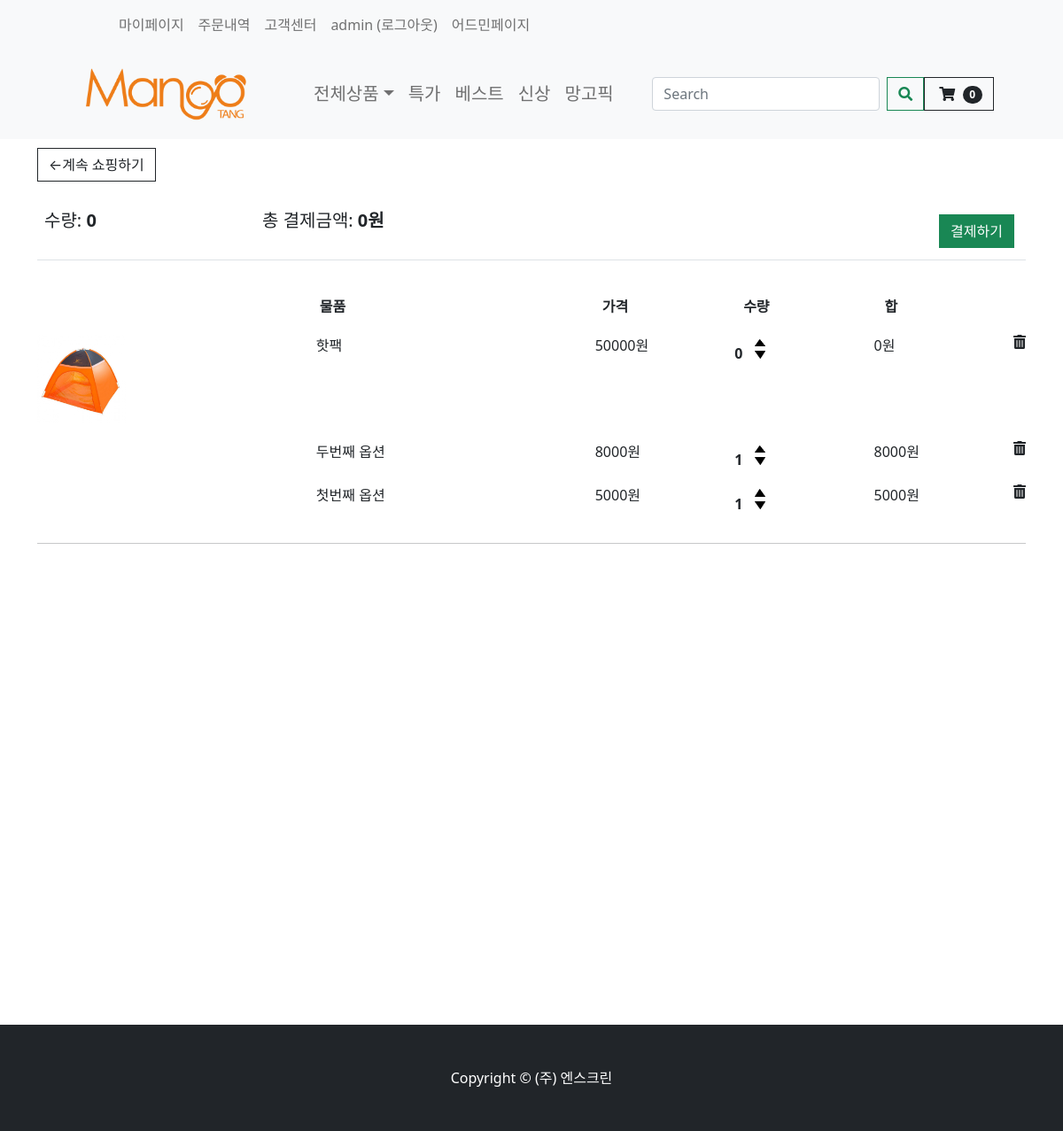
The app's page /cart/ (signed in) with its own data.
### store/models.py (models this page shows, shortened)
class Order(models.Model):
    customer = models.ForeignKey(Customer, on_delete=models.SET_NULL, null=True, blank=True)
    date_ordered = models.DateTimeField(auto_now_add=True)
    order_status = models.BooleanField(default=False)
    transaction_id = models.CharField(max_length=100, null=True)
    payment_state = models.BooleanField(default=False)
    shipping_fee = models.IntegerField(null=True, blank=True)
    track_number = models.IntegerField(null=True, blank=True)
    order_number = models.IntegerField(null=True, blank=True)
    total_fee = models.IntegerField(null=True, blank=True)
    recipent_address1 = models.CharField(max_length=200, null=False)
    recipent_address2 = models.CharField(max_length=200, null=False)
    recipent_number = models.CharField(max_length=50, null=False)
    recipent_name = models.CharField(max_length=50, null=False)
    order_request = models.CharField(max_length=100, null=False)
    orderer_number = models.CharField(max_length=100, null=False)
    orderer_name = models.CharField(max_length=100, null=False)
    @property
    def get_cart_total(self):
        orderitems = self.orderitem_set.all()  # 해당 order의 자식 가져와서
        total = sum([item.get_total for item in orderitems])  # 다더함함
        return total
    @property
    def get_cart_items(self):
        orderitems = self.orderitem_set.all()
        total = sum([item.quantity for item in orderitems])
        return total

class OrderItem(models.Model):
    product = models.ForeignKey(Product, on_delete=models.SET_NULL, null=True)
    order = models.ForeignKey(Order, on_delete=models.SET_NULL, null=True)
    quantity = models.IntegerField(default=0, null=True, blank=True)
    date_added = models.DateTimeField(auto_now_add=True)
    item_option_bool = models.BooleanField(default=False, blank=False, null=True)
    @property
    def get_total(self):
        total = self.product.price_discount * self.quantity
        return total

class Product(models.Model):
    product_name = models.CharField(max_length=200)
    price = models.FloatField(null=False, blank=False)
    image_detail = models.ImageField(null=True, blank=True)
    image_title = models.ImageField(null=True, blank=True)
    image_introduce = models.ImageField(null=True, blank=True)
    seller_code = models.CharField(max_length=50, null=False, blank=False)
    price_discount = models.FloatField(null=True)
    discount = models.IntegerField(null=True)
    stock = models.IntegerField()
    first_title = models.CharField(max_length=200)
    second_title = models.CharField(max_length=200)
    shipment_price = models.IntegerField(blank=True)
    hash_tag = models.CharField(max_length=200)
    option_bool = models.BooleanField(default=False, blank=False, null=True)
    collection_tag = models.CharField(max_length=200, null=True)
    item_company = models.CharField(null=False, max_length=200)
    product_status = models.BooleanField(default=False, blank=False, null=True)

class OrderItemOption(models.Model):
    order_item_option = models.ForeignKey(OrderItem, on_delete=models.CASCADE, null=True)
    product_option = models.ForeignKey(ProductOption, on_delete=models.CASCADE, null=True)
    quantity = models.IntegerField(default=0, null=True, blank=True)
    @property
    def get_total(self):
        total = self.product_option.option_price * self.quantity
        return total

class ProductOption(models.Model):
    product = models.ForeignKey(Product, on_delete=models.CASCADE, null=True)
    option_name = models.CharField(max_length=200)
    option_seller_code = models.CharField(max_length=50, null=False, blank=False)
    option_price = models.FloatField(null=False, blank=False)
    option_stock = models.IntegerField()
    option_status = models.BooleanField(default=False, blank=False, null=True)

### store/views.py (the view)
# urls.py: path('cart/', views.cart, name="cart"),
def cart(request):
    if request.user.is_authenticated:  # 로그인 유저일시
        customer = request.user.customer
        order, created = Order.objects.get_or_create(customer=customer, order_status=False)
        items = order.orderitem_set.all()  # orderitem은 Order의 자식 그래서 쿼리 가능
        cartItems = order.get_cart_items
        if(bool(items)==True):
            for item in items:
                itemOption = OrderItemOption.objects.filter(order_item_option=item)
        else:
            itemOption = []
    else:
        print("익명")
        items = []
        order = {'get_cart_total': 0, 'get_cart_items': 0}
        cartItems = order['get_cart_items']
    context = {'items': items, 'order': order, 'cartItems': cartItems, 'itemOption':itemOption}
    return render(request, 'store/cart.html', context)

### store/templates/store/cart.html (shortened to what this page needs)
{% extends 'store/main.html' %}
{% load static %}
{% block content %}
    <div class="container" style="height: 1000px">
        <div class="row">
            <div class="col-lg-12">
                <div class="box-element">
                    <a class="btn btn-outline-dark" href="{% url 'store' %}">&#x2190;계속 쇼핑하기</a>
                    <br>
                    <br>
                    <table class="table">
                        <tr>
                            <th><h5>수량: <strong class="cart-quantity-total">{{ order.get_cart_items }}</strong></h5>
                            </th>
                            <th><h5>총 결제금액: <strong
                                    class="cart-price-total">{{ order.get_cart_total|floatformat:0 }}원</strong></h5>
                            </th>
                            <th>
                                <a style="float:right; margin:5px;" class="btn btn-success" href="{% url 'checkout' %}">결제하기</a>
                            </th>
                        </tr>
                    </table>
                </div>
                <br>
                <div class="box-element">
                    <div class="cart-row">
                        <div style="flex:2"></div>
                        <div style="flex:2"><strong>물품</strong></div>
                        <div style="flex:1"><strong>가격</strong></div>
                        <div style="flex:1"><strong>수량</strong></div>
                        <div style="flex:1"><strong>합</strong></div>
                    </div>
                    {% for item in items %}
                        {% if item.item_option_bool == False %}
                            <div class="cart-row cart-row{{ forloop.counter0 }}">
                                <div style="flex:2"><img class="row-image" src="{{ item.product.image_title.url }}">
                                </div>
                                <div style="flex:2"><p>{{ item.product.product_name }}</p></div>
                                <div style="flex:1"><p>{{ item.product.price_discount | floatformat:0 }}원</p></div>
                                <div style="flex:1">
                                    <p class="quantity quantity-total{{ forloop.counter0 }}">{{ item.quantity }}</p>
                                    <div class="quantity">
                                        <img class="chg-quantity update-cart-item"
                                             data-quantity="{{ forloop.counter0 }}"
                                             data-product="{{ item.product.seller_code }}"
                                             src="{% static  'images/arrow-up.png' %}" data-action="add">
                                        <img class="chg-quantity update-cart-item"
                                             data-quantity="{{ forloop.counter0 }}"
                                             data-product="{{ item.product.seller_code }}"
                                             src="{% static  'images/arrow-down.png' %}" data-action="remove">
                                    </div>
                                </div>
                                <div style="flex:1"><p
                                        class="item-cost-total{{ forloop.counter0 }}">{{ item.get_total|floatformat:0 }}원</p>
                                </div>
                                <i type="button" data-code="{{ item.product.seller_code }}"
                                   data-loop="{{ forloop.counter0 }}"
                                   class="fas fa-trash-alt delete-item"></i>
                            </div>
                        {% else %}
                            <div class=" cart-row{{ forloop.counter0 }}"">
                                <div class="cart-row">
                                    <div style="flex:2"><img class="row-image"
                                                             src="{{ item.product.image_title.url }}">
                                    </div>
                                    <div style="flex:2"><p>{{ item.product.product_name }}</p></div>
                                    <div style="flex:1"><p>{{ item.product.price_discount | floatformat:0 }}원</p></div>
                                    <div style="flex:1">
                                        <p class="quantity quantity-total{{ forloop.counter0 }}">{{ item.quantity }}</p>
                                        <div class="quantity">
                                            <img class="chg-quantity update-cart-item"
                                                 data-quantity="{{ forloop.counter0 }}"
                                                 data-product="{{ item.product.seller_code }}"
                                                 src="{% static  'images/arrow-up.png' %}" data-action="add">
                                            <img class="chg-quantity update-cart-item"
                                                 data-quantity="{{ forloop.counter0 }}"
                                                 data-product="{{ item.product.seller_code }}"
                                                 src="{% static  'images/arrow-down.png' %}" data-action="remove">
                                        </div>
                                    </div>
                                    <div style="flex:1"><p
                                            class="item-cost-total{{ forloop.counter0 }}">{{ item.get_total|floatformat:0 }}원</p>
                                    </div>
                                    <i type="button" data-code="{{ item.product.seller_code }}"
                                       data-loop="{{ forloop.counter0 }}"
                                       class="fas fa-trash-alt delete-item"></i>
                                </div>
                                {% for options in itemOption %}
                                    <div>
                                        <div class="cart-option cart-option{{ forloop.counter0 }}">
                                            <div style="flex:2"></div>
                                            <div style="flex:2"><p>{{ options.product_option.option_name }}</p></div>
                                            <div style="flex:1">
                                                <p>{{ options.product_option.option_price|floatformat:0 }}원</p></div>
                                            <div style="flex:1">
                                                <p class="quantity item-option-total{{ forloop.counter0 }}">{{ options.quantity }}</p>
                                                <div class="quantity">
                                                    <img class="chg-quantity update-cart-item-option"
                                                         data-quantity="{{ forloop.counter0 }}"
                                                         data-product="{{ options.product_option.option_seller_code }}"
                                                         src="{% static  'images/arrow-up.png' %}" data-action="add">
                                                    <img class="chg-quantity update-cart-item-option"
                                                         data-quantity="{{ forloop.counter0 }}"
                                                         data-product="{{ options.product_option.option_seller_code }}"
                                                         src="{% static  'images/arrow-down.png' %}"
                                                         data-action="remove">
                                                </div>
                                            </div>
                                            <div style="flex:1"><p
                                                    class="item-option-cost-total{{ forloop.counter0 }}">{{ options.get_total|floatformat:0 }}원</p>
                                            </div>
                                            <i type="button" data-code="{{ options.product_option.option_seller_code }}"
                                               data-loop="{{ forloop.counter0 }}"
                                               class="fas fa-trash-alt delete-item-option"></i>
                                        </div>
                                    </div>
                                {% endfor %}
                            </div>
                        {% endif %}
                        <hr class="item-divider{{ forloop.counter0 }}">
                    {% endfor %}
                </div>
            </div>
        </div>
    </div>
{% endblock content %}

### store/templates/store/navbar.html (shortened to what this page needs)
{% load static %}
<nav class="navbar navbar-expand-lg navbar-light bg-light">
    <div class="bg-light container px-4 px-lg-5">
        <ul class="navbar-nav me-auto mb-2 mb-lg-0 ms-lg-5" style="">
            <li class="nav-item"><a href="{% url 'orderhistory' %}"
                                    class="nav-link dropdown-menu-size-customer">마이페이지</a></li>
            <li class="nav-item"><a href="{% url 'orderhistory' %}"
                                    class="nav-link dropdown-menu-size-customer">주문내역</a></li>
            <li class="nav-item"><a href="{% url 'faq' %}"
                                    class="nav-link dropdown-menu-size-customer">고객센터</a></li>
            {% if user.is_authenticated %}
                <a class="nav-link" href="{% url 'logout' %}">{{ user.username }} (로그아웃)</a>
            {% else %}
                <li class="nav-item"><a href="{% url 'login' %}" class="nav-link dropdown-menu-size-customer">로그인</a>
                </li>
            {% endif %}
            {% if user.is_superuser %}
                        <a class="nav-link" href={% url 'admin:index' %}>어드민페이지</a>
            {% endif %}
        </ul>
    </div>
</nav>
<nav class="navbar navbar-expand-lg navbar-light bg-light">
    <div class="container px-4 px-lg-5">
        <a href="{% url 'store' %}">
            <img src="{% static 'nscreen_logo/4_망고땡_로고 (영문).png' %}" width="220" alt="망고땡몰">
        </a>
        <div class="collapse navbar-collapse" id="navbarSupportedContent">
            <ul class="navbar-nav me-auto mb-2 mb-lg-0 ms-lg-5">
                <li class="nav-item dropdown">
                    <a class="nav-link dropdown-toggle dropdown-menu-size" id="navbarDropdown" href="#" role="button"
                       data-bs-toggle="dropdown" aria-expanded="false">전체상품</a>
                </li>
                <li class="nav-item"><a class="nav-link dropdown-menu-size" href="#!">특가</a></li>
                <li class="nav-item"><a class="nav-link dropdown-menu-size" href="#!">베스트</a></li>
                <li class="nav-item"><a class="nav-link dropdown-menu-size" href="#!">신상</a></li>
                <li class="nav-item"><a class="nav-link dropdown-menu-size" href="#!">망고픽</a></li>
            </ul>
            <form class="d-flex">
                <button class="btn" type="submit"></button>
                <input class="form-control me-2" type="search" placeholder="Search" aria-label="Search">
                <button class="btn btn-outline-success" type="submit"><i class="fas fa-search"></i></button>
            </form>
            <a href="{% url 'cart' %}" class="nav-link-cart">
                <button class="btn btn-outline-dark" type="submit">
                    <i class="fas fa-shopping-cart"></i>
                    <span class="badge bg-dark text-white ms-1 rounded-pill">{{ cartItems }}</span>
                </button>
            </a>
        </div>
    </div>
</nav>

### records on screen
Order: get_cart_items "0", get_cart_total "0"
OrderItem: product.image_title (picture), product.product_name "핫팩", product.price_discount "50000", quantity "0", item_option_bool True (drawn), get_total "0"
OrderItemOption: product_option.option_name "두번째 옵션", product_option.option_price "8000", quantity "1", get_total "8000"
OrderItemOption: product_option.option_name "첫번째 옵션", product_option.option_price "5000", quantity "1", get_total "5000"

### other values on screen
{{ user.username }} "admin"
{{ cartItems }} "0"
